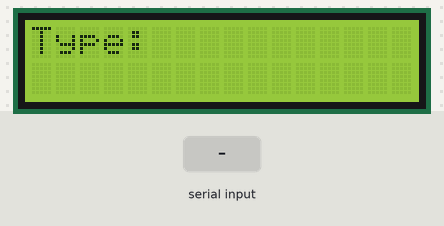
Recording of a sketch running on a simulated Arduino Uno, built with avr-gcc and run on an emulated ATmega328P. Shown: 16×2 character LCD. The inputs (shaded band) are chosen by the test bench.

Above: at 1.2 s.
1.3 s: "1" received over Serial
At 2.7 s:
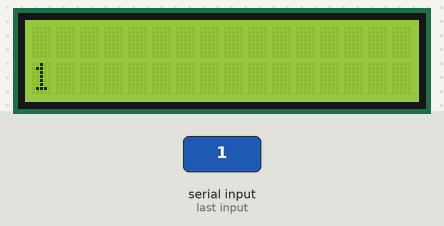
3.8 s: "0" received over Serial
At 5.9 s:
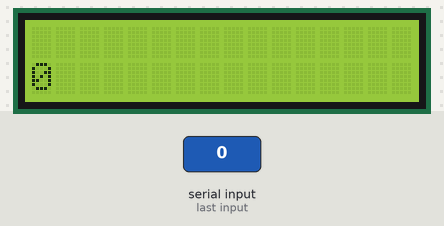
6.3 s: "2" received over Serial
At 7.7 s:
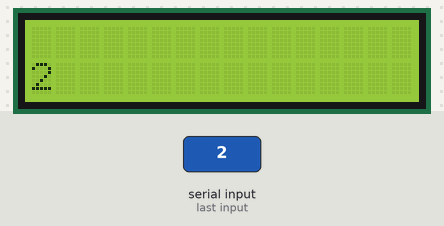
Timing chart, 0 to 9.3 s (numbered marks = the images above; inputs shaded):
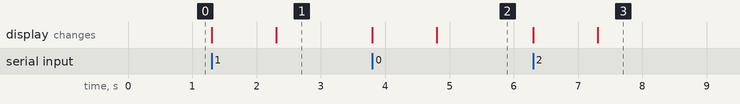

Measured:
- after the input at 1.3 s, the display: first changes at once (image 1 shows a later state)
- after the input at 3.8 s, the display: first changes at once (image 2 shows a later state)
- after the input at 6.3 s, the display: first changes at once (image 3 shows a later state)

The sketch:

LCDInterface.ino
```cpp
#include <LiquidCrystal.h>
LiquidCrystal lcd(12, 11, 6, 4, 3, 2); //re,en,d4-7

void setup() {
Serial.begin(9600);
lcd.begin(16, 2);
lcd.print("Type: ");;

}

void loop() {
  // put your main code here, to run repeatedly:
  if(Serial.available())
  { lcd.clear();
    String str=Serial.readString();
    lcd.setCursor(0,1);
    lcd.print(str);
  }

}
```
